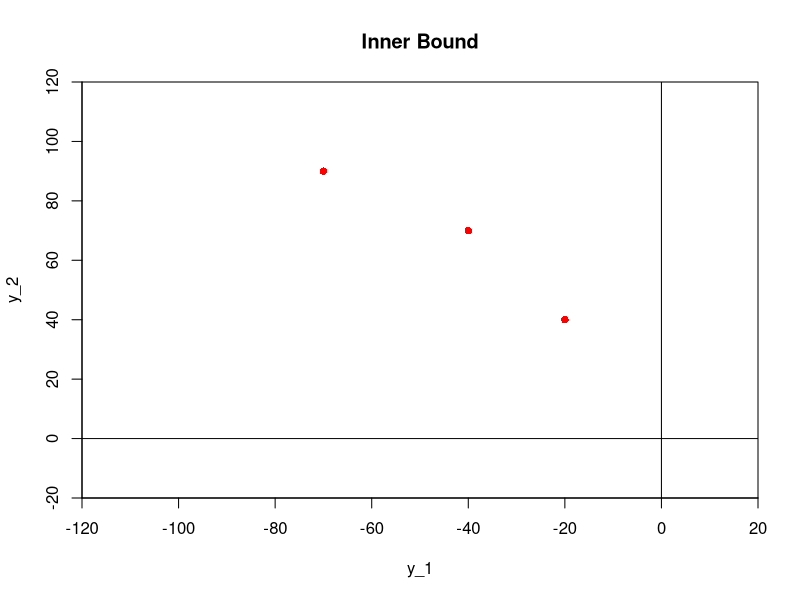
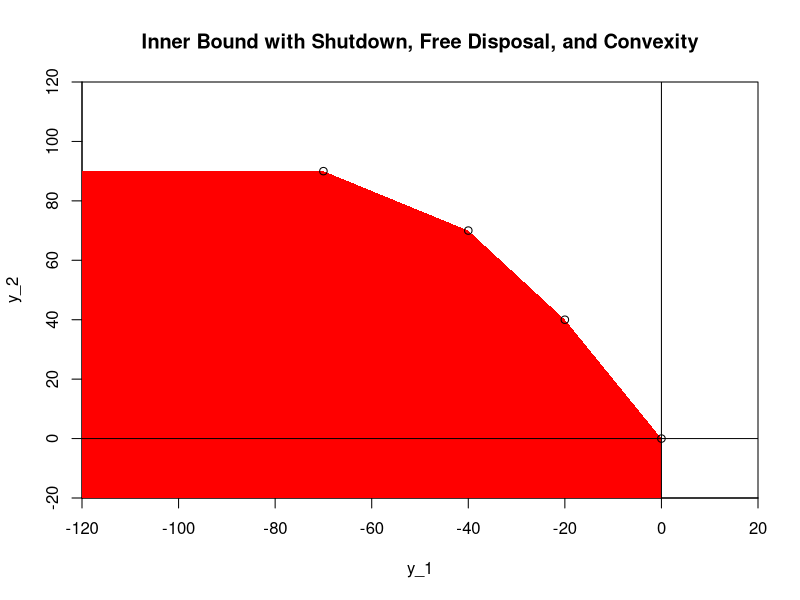
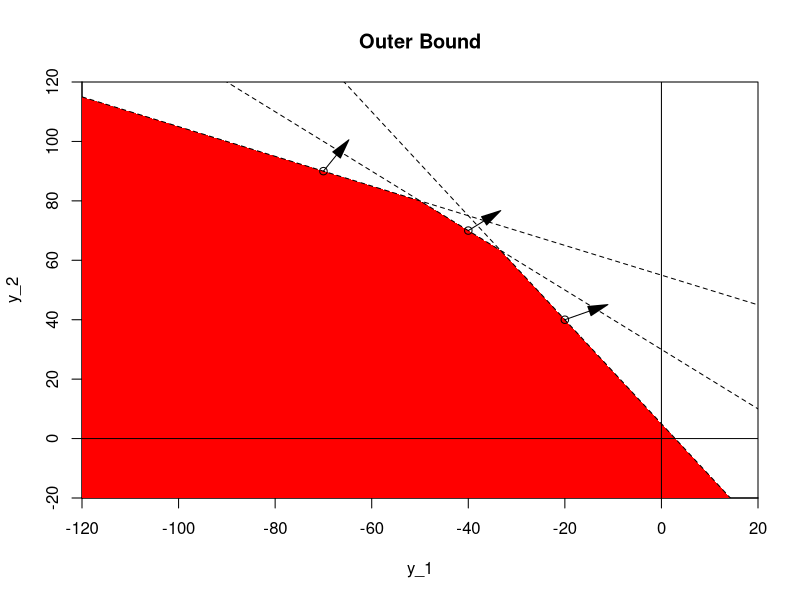

R code for these plots, in order:
## ---- chunk 1
knitr::opts_chunk$set(echo = TRUE)
## ---- chunk 2
# plot 1

y_1 <- c(-20, -40, -70)
y_2 <- c(40, 70, 90)

plot(1, type = "n", ylim = c(-20, 120), xlim = c(-120, 20), xaxs="i", yaxs="i", ylab = "y_2", xlab="y_1", main = "Inner Bound")

points(x=y_1, y=y_2, pch=16, col = "red")
abline(h = 0, v = 0)
## ---- chunk 3
# plot 2

y_1 <- c(0, -20, -40, -70)
y_2 <- c(0, 40, 70, 90)

plot(1, type = "n", ylim = c(-20, 120), xlim = c(-120, 20), xaxs="i", yaxs="i", ylab = "y_2", xlab="y_1", main = "Inner Bound with Shutdown, Free Disposal, and Convexity")

# free disposal
for (i in 1:length(y_1)) {
  polygon(x = c(y_1[i], y_1[i], -200, -200),
          y = c(y_2[i], -20, -20, y_2[i]),
          col = "red",
          border = NA)
}

# convex
polygon(x = c(-70, -70, -40), 
        y = c(90, 70, 70),
        col = "red",
        border = NA)

polygon(x = c(-40, -40, -20), 
        y = c(70, 40, 40),
        col = "red",
        border = NA)

polygon(x = c(-20, -20, 0), 
        y = c(40, 0, 0),
        col = "red",
        border = NA)

points(x=y_1, y=y_2)
abline(h = 0, v = 0)

## ---- chunk 4
# plot 3
library(shape)

y_1 <- c(-20, -40, -70)
y_2 <- c(40, 70, 90)
p_1 <- c(7, 5, 4)
p_2 <- c(4, 5, 8)

b <- (-1) * p_1 / p_2
a <- y_2 - b * y_1

plot(1, type = "n", ylim = c(-20, 120), xlim = c(-120, 20), xaxs="i", yaxs="i", ylab = "y_2", xlab="y_1", main = "Outer Bound")

polygon(x = c(-120, -70, -50, -40, -33.333,-20, 25/1.75, -120),
        y = c(115, 90, 80, 70, 63.333, 40, -20, -20),
        col = "red",
        border = NA)

points(x=y_1, y=y_2)

Arrows(x0=y_1, x1=y_1+p_1, 
       y0=y_2, y1=y_2+p_2,
       arr.type = "triangle")

for (i in 1:length(a)) abline(a = a[i], b = b[i], lty = 2)

abline(h = 0, v = 0)

